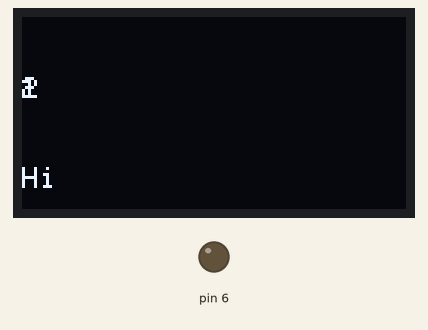
This sketch was run on a simulated Arduino Uno, built with avr-gcc and run on an emulated ATmega328P. On the bench: 128×64 one-colour display, output pins drawn as LEDs (lit = HIGH). The display library's start-up logo is not drawn.

Above: at 3.7 s.
At 7.8 s:
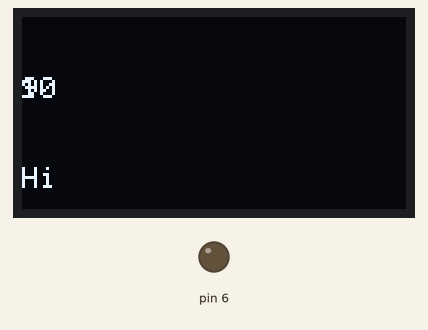
At 11.9 s:
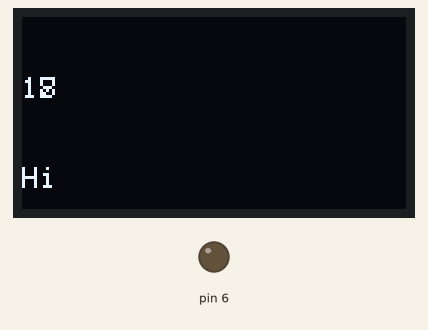
At 21.1 s:
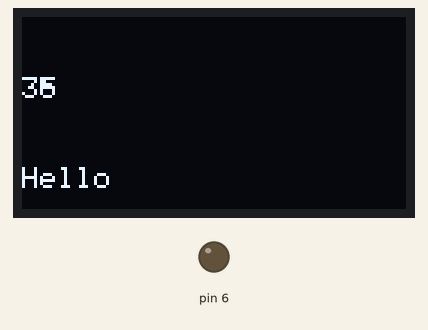
At 29.3 s:
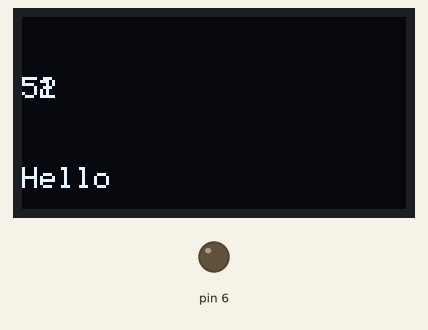
At 38.6 s:
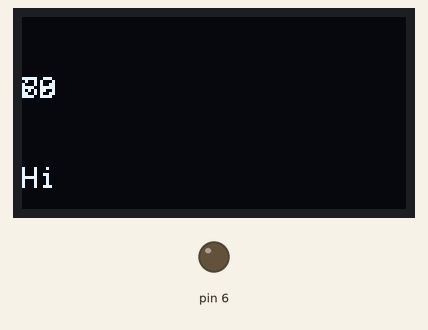

Measured:
- what the display in image 0 shows lasts 1.0 s, from 3.6 s to 4.6 s

The sketch:

InterruptOLEDDisplay.ino
```cpp
#include <Wire.h>
#include <Adafruit_GFX.h>
#include <Adafruit_SSD1306.h>
#include <avr/wdt.h>
#include <avr/interrupt.h>

#define OLED_RESET 4
Adafruit_SSD1306 display(OLED_RESET);

#define NUMFLAKES 10
#define XPOS 0
#define YPOS 1
#define DELTAY 2

#define LOGO16_GLCD_HEIGHT 16
#define LOGO16_GLCD_WIDTH  16
static unsigned char PROGMEM const logo16_glcd_bmp[] =
{ B00000000, B11000000,
  B00000001, B11000000,
  B00000001, B11000000,
  B00000011, B11100000,
  B11110011, B11100000,
  B11111110, B11111000,
  B01111110, B11111111,
  B00110011, B10011111,
  B00011111, B11111100,
  B00001101, B01110000,
  B00011011, B10100000,
  B00111111, B11100000,
  B00111111, B11110000,
  B01111100, B11110000,
  B01110000, B01110000,
  B00000000, B00110000
 };

#if (SSD1306_LCDHEIGHT != 64)
#error("Height incorrect, please fix Adafruit_SSD1306.h!");
#endif

volatile int testVar = 0;

void watchDogSetup () {
  noInterrupts();
  wdt_reset();
  //MCUSR &= ~(1<<WDRF);
   //WDTCSR = 0b00011101;
  //WDTCSR = 0b11000101;
  // Enter Watchdog Configuration mode:
  //WDTCSR |= (1<<WDCE) | (1<<WDE);
  WDTCSR |= 0b00011000;
  // Set Watchdog settings: interrupte enable, 0101 for timer
  //WDTCSR = (1 << WDIE) | (0<<WDP3) | (WDE << 0) | (1<<WDP2) | (0<<WDP1) | (1<<WDP0);
  //WDTCSR = (1 << WDIE) | (0<<WDP3) | (WDE << 0) | (1<<WDP2) | (0<<WDP1) | (1<<WDP0);

 // WDTCSR = 0b00011101;
  WDTCSR = 0b11000101 ;
  interrupts();
}
void setup() {
  analogWrite(6, 0);
  Serial.begin(9600);

  // initialize with the I2C addr 0x3D (for the 128x64)
  display.begin(SSD1306_SWITCHCAPVCC, 0x3C);

  // show splashscreen
  display.display();
  delay(2000);
  display.clearDisplay();

  display.setTextSize(1);
  display.setTextColor(WHITE);
  display.clearDisplay();
  display.display();
  delay(500);

  Serial.end();

  watchDogSetup();

  Serial.begin(9600);
}

void loop() {
  // put your main code here, to run repeatedly:
  /*if(millis() % 500 == 0){ //Every 500 miliseconds
    anlogVal = analogRead(voltIn);
    actTemp = (log(anlogVal) * -38.41) + 291.87;
    display.setCursor(0, 20);
    display.println("Temp:");
    display.setCursor(65, 20);
    display.println(actTemp);
    display.display();
    Serial.println(anlogVal);
    delay(100);
    display.clearDisplay();
  }*/
  display.setCursor(0, 50);
  display.println("Hi");
  delay(1000);
  display.display();
  display.clearDisplay();
  display.setCursor(0, 50);
  display.println("Hello");
  delay(1000);
  display.display();
  display.clearDisplay();

}

ISR(WDT_vect) {
  updateDisplay();
  //testVar ++;
  //display.setCursor(0, 20);
  //display.println(testVar);
  wdt_reset();
}

void updateDisplay() {
  testVar ++;
  display.setCursor(0, 20);
  display.println(testVar);
  //display.display();
  //delay(400);
  //display.clearDisplay();
  //Serial.print(testVar);
}
```
